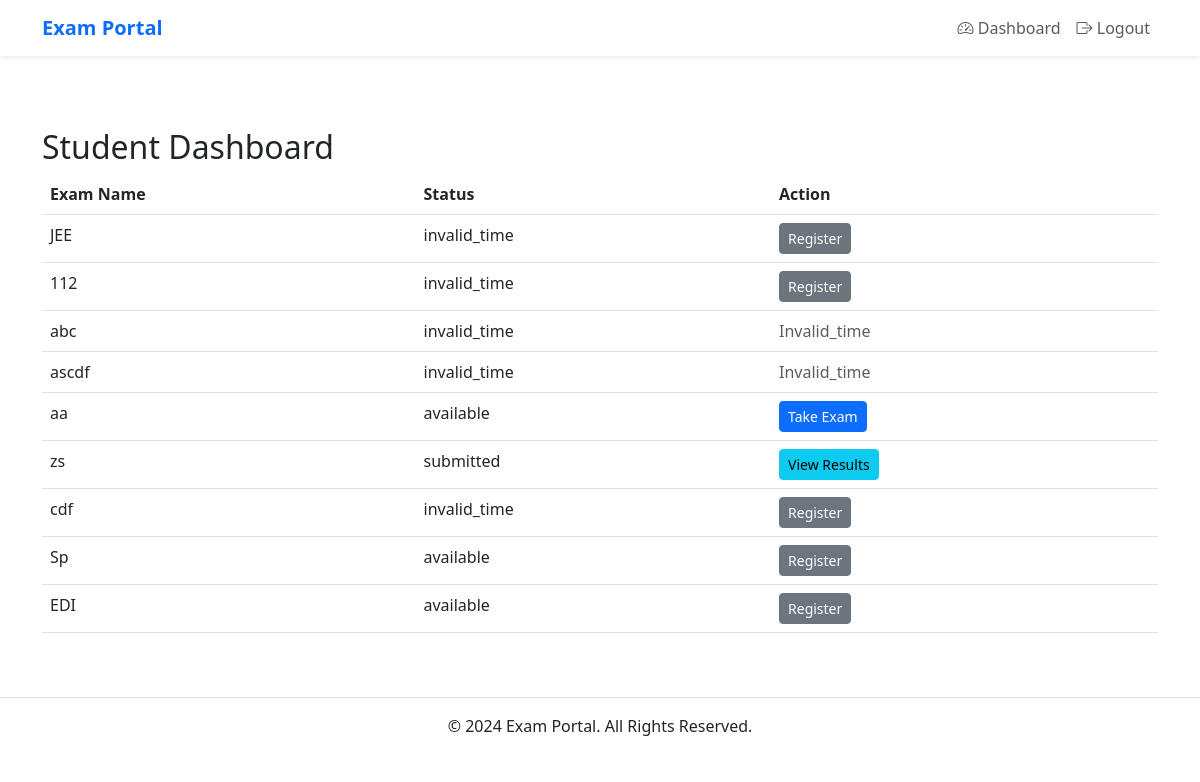
Screenshot of /student_dashboard (signed in) with the database file from the repository.
### app.py (models this page shows)
class Exam(db.Model):
    __tablename__ = 'exams'
    id = db.Column(db.Integer, primary_key=True)
    name = db.Column(db.String(100), nullable=False)
    description = db.Column(db.Text, nullable=True)
    age_min = db.Column(db.Integer, nullable=False)
    age_max = db.Column(db.Integer, nullable=False)
    education_level = db.Column(db.String(50), nullable=False)
    eligible_colleges = db.Column(db.Text, nullable=True)
    mcqs = db.relationship('MCQ', backref='exam', lazy=True)
    start_time = db.Column(db.Time, nullable=True)  # Start time
    results_published = db.Column(db.Boolean, default=False)  # New field to track result publication
    date = db.Column(db.Date, nullable=True)  # Exam date
    time_limit = db.Column(db.Integer, nullable=True)  # Time limit in minutes

### app.py (the view)
@app.route('/student_dashboard')
def student_dashboard():
    if 'role' in session and session['role'] == 'student':
        student_id = session['user_id']
        exams = Exam.query.all()
        registrations = ExamRegistration.query.filter_by(student_id=student_id).all()
        registered_exam_ids = {reg.exam_id for reg in registrations}
        attempted_exam_ids = {
            result.exam_id for result in Result.query.filter_by(student_id=student_id).all()
        }
        current_time = datetime.now()
        exam_statuses = {}
        for exam in exams:
            if exam.start_time is None:
                exam_statuses[exam.id] = 'invalid_time'
            else:
                exam_start = datetime.combine(exam.date, exam.start_time)
                if exam.id in attempted_exam_ids:
                    exam_statuses[exam.id] = 'submitted'
                elif current_time < exam_start:
                    exam_statuses[exam.id] = 'not_started'
                else:
                    exam_statuses[exam.id] = 'available'
        return render_template(
            'student_dashboard.html',
            exams=exams,
            registered_exam_ids=registered_exam_ids,
            exam_statuses=exam_statuses
        )
    flash('Access unauthorized. Please log in as a student.', 'danger')
    return redirect(url_for('login'))

### templates/student_dashboard.html (shortened to what this page needs)
{% extends "base.html" %}
{% block content %}
<h2>Student Dashboard</h2>
<table class="table">
    <thead>
        <tr>
            <th>Exam Name</th>
            <th>Status</th>
            <th>Action</th>
        </tr>
    </thead>
    <tbody>
        {% for exam in exams %}
        <tr>
            <td>{{ exam.name }}</td>
            <td>{{ exam_statuses[exam.id] }}</td>
            <td>
                {% if exam.id in registered_exam_ids %}
                    {% if exam_statuses[exam.id] == 'available' %}
                        <a href="{{ url_for('take_exam', exam_id=exam.id) }}" class="btn btn-primary btn-sm">Take Exam</a>
                    {% elif exam_statuses[exam.id] == 'submitted' %}
                        {% if exam.results_published %}
                            <a href="{{ url_for('view_results', exam_id=exam.id) }}" class="btn btn-info btn-sm">View Results</a>
                        {% else %}
                            <span class="text-muted">Results Not Published</span>
                        {% endif %}
                    {% else %}
                        <span class="text-muted">{{ exam_statuses[exam.id] | capitalize }}</span>
                    {% endif %}
                {% else %}
                    <a href="{{ url_for('register_exam', exam_id=exam.id) }}" class="btn btn-secondary btn-sm">Register</a>
                {% endif %}
            </td>
        </tr>
        {% endfor %}
    </tbody>
</table>
{% endblock %}

### rows the page displays
Exam: name "JEE", exam_statuses "invalid_time"
Exam: name "112", exam_statuses "invalid_time"
Exam: name "abc", exam_statuses "invalid_time", exam_statuses "Invalid_time"
Exam: name "ascdf", exam_statuses "invalid_time", exam_statuses "Invalid_time"
Exam: name "aa", exam_statuses "available"
Exam: name "zs", exam_statuses "submitted"
Exam: name "cdf", exam_statuses "invalid_time"
Exam: name "Sp", exam_statuses "available"
Exam: name "EDI", exam_statuses "available"
